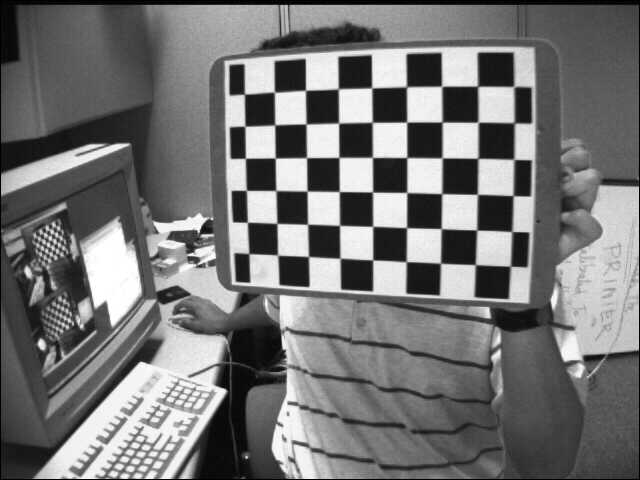
#> input picture 자율주행 데브코스/homography 프로젝트/실습1 자료/images/left01.jpg, 640 x 480 px; its folder holds 6 pictures in this run
$ python homography.py
#> lines starting #> are read from the running program, lines starting #| are printed output that depends on the picture; after the words box and inside, x2 and y2 are one past the last pixel; in counts of white or black regions, pixels touching at a corner belong together
# Python Package import
import numpy as np
import cv2 as cv
import glob
import os

# Part 1 Camera intrinsic calibration for undistort
# Step A. Configure initial variables
criteria = (cv.TERM_CRITERIA_EPS + cv.TERM_CRITERIA_MAX_ITER, 30, 0.001)
# prepare object points, like (0,0,0), (1,0,0), (2,0,0) ....,(6,5,0)

CHESSBOARD_WIDTH = 9
CHESSBOARD_HEIGHT = 6
SQUARE_SIZE = 0.025 # 2.5cm -> 0.025m

objp = np.zeros((CHESSBOARD_HEIGHT * CHESSBOARD_WIDTH, 3), np.float32)
objp[:, :2] = np.mgrid[0:CHESSBOARD_WIDTH, 0:CHESSBOARD_HEIGHT].T.reshape(-1, 2) * SQUARE_SIZE
print(objp)

# Arrays to store object points and image points from all the images.
object_points = []  # 3d point in real world space
image_points = []  # 2d points in image plane.

# / -> linux/ubuntu
# \ -> windows
images = glob.glob(os.path.join("images", "left*.jpg"))
print(f"image list:\n{images}")

# Step B. Find chessboard corners for every image
for fname in images:
    img = cv.imread(fname)
#> img is the input picture: shape (480, 640, 3); min 0, max 255, mean 116.6
    gray = cv.cvtColor(img, cv.COLOR_BGR2GRAY)
    print("there?")
    print("here",gray.shape[::-1])
#| here (640, 480)
    # Find the chess board corners
    ret, corners = cv.findChessboardCorners(gray, (CHESSBOARD_WIDTH, CHESSBOARD_HEIGHT), None)
#> ret = True; corners = 54 rows, first 8: [244.5, 94.33], [274.6, 92.24], [305.5, 90.4], [338.4, 88.84], [371.6, 87.98], [406.8, 86.92], [441.6, 86.37], [477.6, 86.38]
    # If found, add object points, image points (after refining them)
    if ret == True:
        object_points.append(objp)
        corners2 = cv.cornerSubPix(gray, corners, (11, 11), (-1, -1), criteria)
#> corners2 = 54 rows, first 8: [244.4, 94.14], [274.4, 92.21], [305.5, 90.32], [338.3, 88.79], [371.7, 87.87], [406.5, 86.71], [441.6, 86.25], [477.6, 86.22]
        image_points.append(corners)
        # Draw and display the corners
        # cv.drawChessboardCorners(img, (CHESSBOARD_WIDTH, CHESSBOARD_HEIGHT), corners2, ret)
        # cv.imshow("Draw Chessboard Corners", img)
        # cv.waitKey(800)


# Step C. Get camera calibration information
ret, camera_matrix, dist, rvecs, tvecs = cv.calibrateCamera(
    object_points, image_points, gray.shape[::-1], None, None
)

print("Camera Calibration\n", camera_matrix)
print(gray.shape[::-1])
#| (640, 480)

# camera_matrix -> camera intrinsic calibration
# dist -> camera distortion coefficientes

# Part 2. Find homography matrix
# Step A. Select images
img1 = cv.imread(os.path.join("images", "left01.jpg"))
ret, corners1 = cv.findChessboardCorners(img1, (CHESSBOARD_WIDTH, CHESSBOARD_HEIGHT))
#> corners1 has the same summary as corners
corners1 = corners1.reshape(-1, 2)
#> corners1 = 54 pairs, first value 244.5 to 514, second value 86.37 to 266.2

img2 = cv.imread(os.path.join("images", "right13.jpg"))
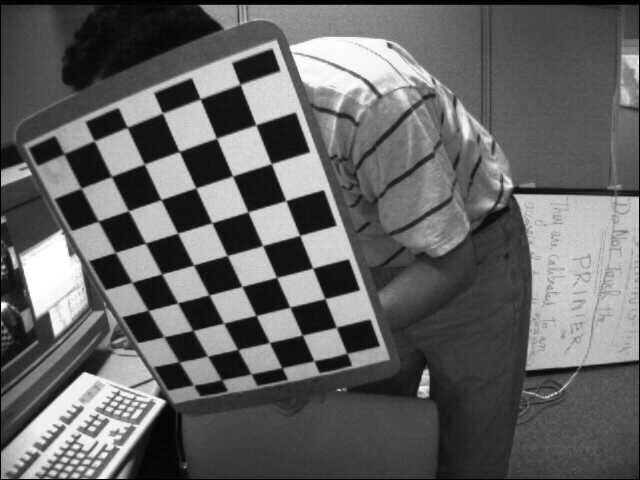
#> input picture 자율주행 데브코스/homography 프로젝트/실습1 자료/images/right13.jpg, 640 x 480 px
#> img2 is the input picture: shape (480, 640, 3); min 0, max 255, mean 99.7
ret, corners2 = cv.findChessboardCorners(img2, (CHESSBOARD_WIDTH, CHESSBOARD_HEIGHT))
#> corners2 = 54 rows, first 8: [239.8, 84.59], [256.3, 125.1], [271, 163.6], [285.5, 200.5], [299.5, 235.6], [312.8, 268.2], [325.1, 298.3], [336.7, 327.6]
corners2 = corners2.reshape(-1, 2)
#> corners2 = 54 pairs, first value 63.87 to 346.9, second value 84.59 to 385.5

# for corn1, corn2 in zip(corners1, corners2):
#     print(corn1, corn2)

## Homography
# src -> dst point transformation -> find matrix

# Step B. Find homography
homography, status = cv.findHomography(corners1, corners2, cv.RANSAC)
#> homography = [[1.61, -1.92, 204.3], [2.75, 0.888, -603.6], [0.00272, 0.00113, 1]]; status = 54 values, max 1 at index 2, min 0 at index 0, mean 0.87
print(homography)
#| [[ 1.60595226e+00 -1.91540724e+00  2.04307104e+02]
#|  [ 2.74771650e+00  8.88310709e-01 -6.03638692e+02]
#|  [ 2.72490237e-03  1.12895046e-03  1.00000000e+00]]

# Step C. Display Result
img_draw_matches = cv.hconcat([img1, img2])
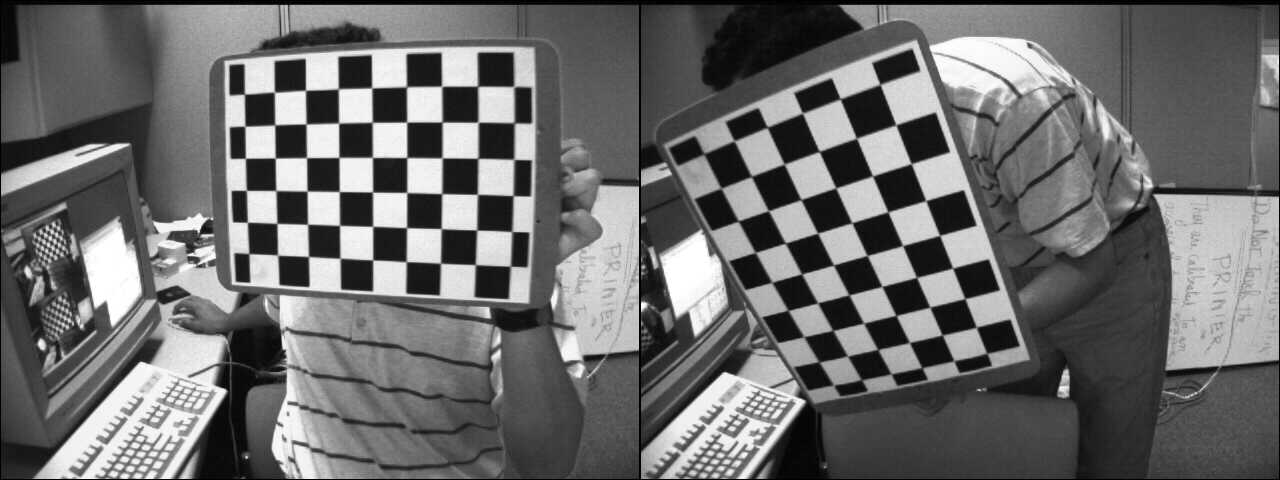
#> img_draw_matches: shape (480, 1280, 3); min 0, max 255, mean 108.2
for i in range(len(corners1)):
    pt1 = np.array([corners1[i][0], corners1[i][1], 1])
    pt1 = pt1.reshape(3, 1)
    pt2 = np.dot(homography, pt1)
    pt2 = pt2 / pt2[2]
    end = (int(img1.shape[1] + pt2[0]), int(pt2[1]))
    start = (int(pt1[0][0]), int(pt1[1][0]))

    color = list(np.random.choice(range(256), size=3))
    color = (int(color[0]), int(color[1]), int(color[2]))
    cv.line(img_draw_matches, start, end, tuple(color), 5)
#> this loop made 54 passes
#> (pt1, pt2, end, start, color) on passes 1 to 8: ([244.5, 94.33, 1], [234.8, 85.66, 1], (874, 85), (244, 94), (172, 47, 117)), ([274.6, 92.24, 1], [253, 125.7, 1], (892, 125), (274, 92), (192, 67, 251)), ([305.5, 90.4, 1], [269.7, 163.4, 1], (909, 163), (305, 90), (195, 103, 9)), ([338.4, 88.84, 1], [285.6, 200.3, 1], (925, 200), (338, 88), (211, 21, 242)), ([371.6, 87.98, 1], [299.5, 234.6, 1], (939, 234), (371, 87), (36, 87, 70)), ([406.8, 86.92, 1], [313.2, 268, 1], (953, 268), (406, 86), (216, 88, 140)), ([441.6, 86.37, 1], [325.1, 298.4, 1], (965, 298), (441, 86), (58, 193, 230)), ([477.6, 86.38, 1], [335.9, 327.4, 1], (975, 327), (477, 86), (39, 87, 174))
#> (pt1, pt2, end, color) on pass 12: ([306, 124, 1], [232.1, 176, 1], (872, 176), (208, 243, 197))
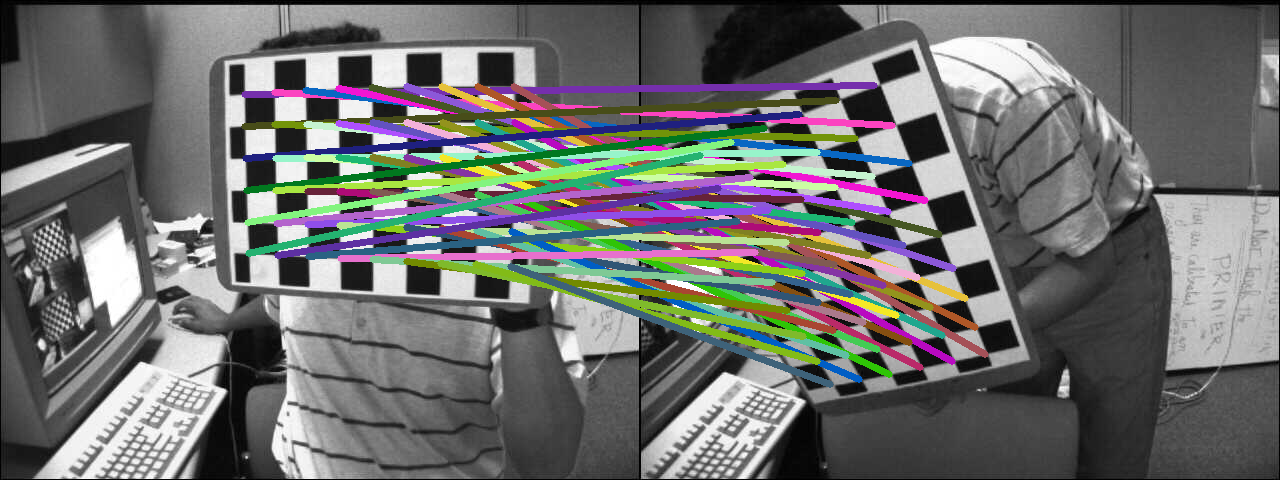
#> img_draw_matches: shape (480, 1280, 3); 17.45% of pixels changed, all inside (x1, y1, x2, y2) = (241, 82, 989, 388)

cv.namedWindow("Draw Matches", cv.WINDOW_NORMAL)
cv.imshow("Draw Matches", img_draw_matches)
cv.imwrite("draw.png", img_draw_matches)
# cv.waitKey(0)

dst_image = cv.warpPerspective(img1, homography, (img1.shape[1], img1.shape[0]))
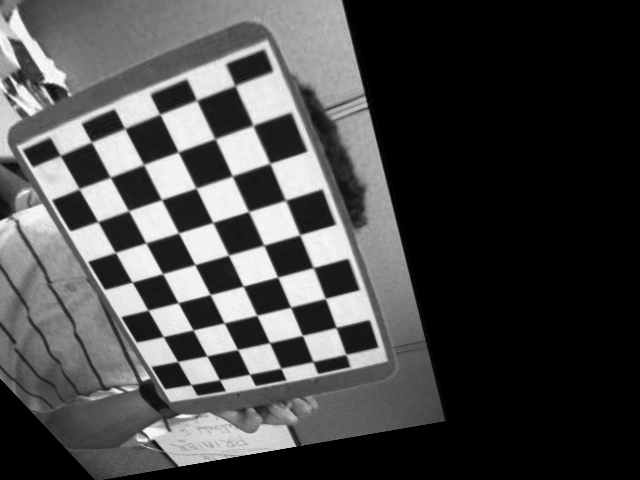
#> dst_image: shape (480, 640, 3); min 0, max 255, mean 72.9
img_draw_transform = cv.hconcat([img1, dst_image])
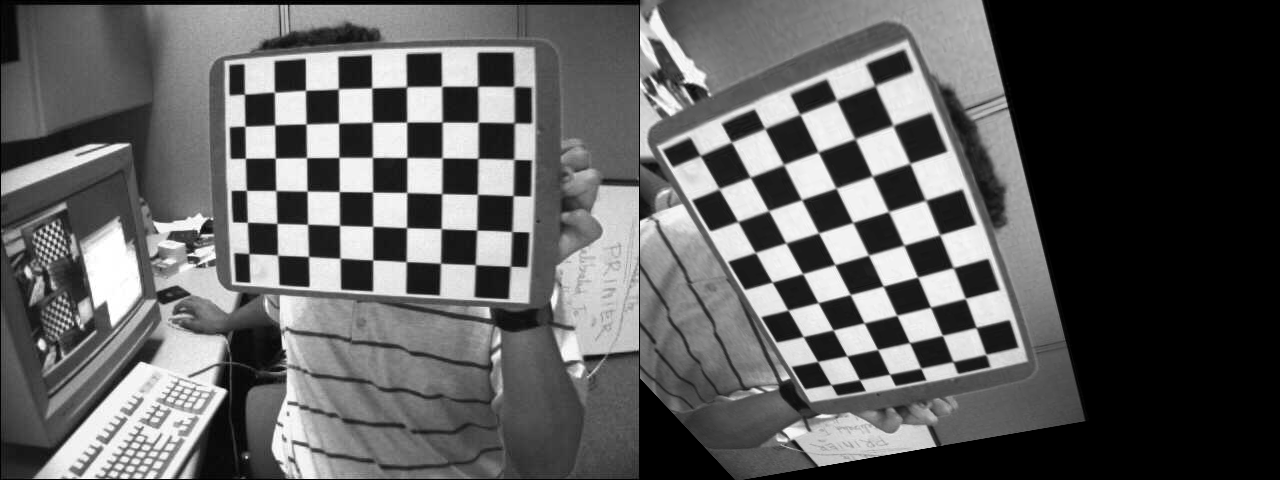
#> img_draw_transform: shape (480, 1280, 3); min 0, max 255, mean 94.8
cv.namedWindow("Display Transform", cv.WINDOW_NORMAL)
cv.imshow("Display Transform", img_draw_transform)
cv.imwrite("trans.png", img_draw_transform)

cv.waitKey(0)
